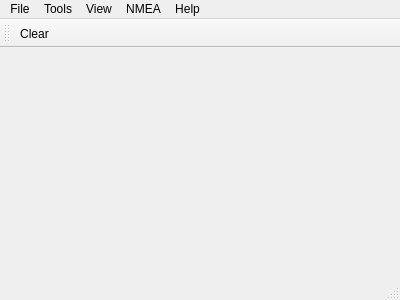
<?xml version="1.0" encoding="UTF-8"?>
<ui version="4.0">
 <class>MainWindow</class>
 <widget class="QMainWindow" name="MainWindow">
  <property name="geometry">
   <rect>
    <x>0</x>
    <y>0</y>
    <width>400</width>
    <height>300</height>
   </rect>
  </property>
  <property name="windowTitle">
   <string>QAzimuth</string>
  </property>
  <widget class="QWidget" name="centralWidget">
   <layout class="QVBoxLayout" name="verticalLayout"/>
  </widget>
  <widget class="QMenuBar" name="menuBar">
   <property name="geometry">
    <rect>
     <x>0</x>
     <y>0</y>
     <width>400</width>
     <height>21</height>
    </rect>
   </property>
   <widget class="QMenu" name="menuFile">
    <property name="title">
     <string>File</string>
    </property>
    <addaction name="separator"/>
   </widget>
   <widget class="QMenu" name="menuTools">
    <property name="title">
     <string>Tools</string>
    </property>
    <addaction name="action"/>
   </widget>
   <widget class="QMenu" name="menuHelp">
    <property name="title">
     <string>Help</string>
    </property>
    <addaction name="actionAbout"/>
    <addaction name="actionAboutQt"/>
   </widget>
   <widget class="QMenu" name="menuView">
    <property name="title">
     <string>View</string>
    </property>
   </widget>
   <widget class="QMenu" name="menuNMEA">
    <property name="title">
     <string>NMEA</string>
    </property>
   </widget>
   <addaction name="menuFile"/>
   <addaction name="menuTools"/>
   <addaction name="menuView"/>
   <addaction name="menuNMEA"/>
   <addaction name="menuHelp"/>
  </widget>
  <widget class="QStatusBar" name="statusBar"/>
  <widget class="QToolBar" name="mainToolBar">
   <attribute name="toolBarArea">
    <enum>TopToolBarArea</enum>
   </attribute>
   <attribute name="toolBarBreak">
    <bool>false</bool>
   </attribute>
   <addaction name="action"/>
  </widget>
  <action name="actionAbout">
   <property name="text">
    <string>&amp;About</string>
   </property>
   <property name="toolTip">
    <string>About program</string>
   </property>
   <property name="shortcut">
    <string>Alt+A</string>
   </property>
  </action>
  <action name="actionAboutQt">
   <property name="text">
    <string>About Qt</string>
   </property>
  </action>
  <action name="action">
   <property name="icon">
    <iconset resource="../../terminal.qrc">
     <normaloff>:/images/clear.png</normaloff>:/images/clear.png</iconset>
   </property>
   <property name="text">
    <string>C&amp;lear</string>
   </property>
   <property name="toolTip">
    <string>Clear data</string>
   </property>
   <property name="shortcut">
    <string>Alt+L</string>
   </property>
   <property name="visible">
    <bool>false</bool>
   </property>
  </action>
  <action name="actionConsole">
   <property name="text">
    <string>Console</string>
   </property>
  </action>
  <action name="actionCourse_Heeling_Trim">
   <property name="text">
    <string>Course_Heeling_Trim</string>
   </property>
  </action>
  <action name="actionLanguiges">
   <property name="text">
    <string>Languiges</string>
   </property>
  </action>
  <action name="actionEnglish">
   <property name="text">
    <string>English</string>
   </property>
  </action>
  <action name="action_2">
   <property name="text">
    <string>Українська мова</string>
   </property>
  </action>
 </widget>
 <layoutdefault spacing="6" margin="11"/>
 <resources>
  <include location="../../terminal.qrc"/>
 </resources>
 <connections/>
</ui>
